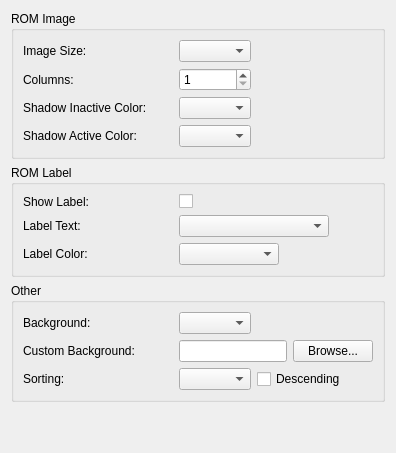
     <widget class="QWidget" name="gridViewWidget">
      <attribute name="title">
       <string>Grid</string>
      </attribute>
      <layout class="QGridLayout" name="gridLayout_16">
       <item row="1" column="0">
        <widget class="QGroupBox" name="gridText">
         <property name="title">
          <string>ROM Label</string>
         </property>
         <layout class="QGridLayout" name="gridLayout_19">
          <item row="0" column="0">
           <layout class="QGridLayout" name="gridTextLayout" columnstretch="0,0" columnminimumwidth="150,0">
            <property name="sizeConstraint">
             <enum>QLayout::SetMinAndMaxSize</enum>
            </property>
            <item row="0" column="0">
             <widget class="QLabel" name="labelLabel">
              <property name="text">
               <string>Show Label:</string>
              </property>
             </widget>
            </item>
            <item row="1" column="1">
             <widget class="QComboBox" name="labelTextBox">
              <property name="minimumSize">
               <size>
                <width>150</width>
                <height>0</height>
               </size>
              </property>
              <property name="maximumSize">
               <size>
                <width>150</width>
                <height>16777215</height>
               </size>
              </property>
             </widget>
            </item>
            <item row="1" column="0">
             <widget class="QLabel" name="labelTextLabel">
              <property name="text">
               <string>Label Text:</string>
              </property>
             </widget>
            </item>
            <item row="0" column="1">
             <widget class="QCheckBox" name="labelOption">
              <property name="text">
               <string/>
              </property>
             </widget>
            </item>
            <item row="2" column="0">
             <widget class="QLabel" name="labelColorLabel">
              <property name="text">
               <string>Label Color:</string>
              </property>
             </widget>
            </item>
            <item row="2" column="1">
             <widget class="QComboBox" name="labelColorBox">
              <property name="maximumSize">
               <size>
                <width>100</width>
                <height>16777215</height>
               </size>
              </property>
             </widget>
            </item>
           </layout>
          </item>
          <item row="0" column="1">
           <spacer name="gridHSpacer2">
            <property name="orientation">
             <enum>Qt::Horizontal</enum>
            </property>
            <property name="sizeHint" stdset="0">
             <size>
              <width>40</width>
              <height>20</height>
             </size>
            </property>
           </spacer>
          </item>
         </layout>
        </widget>
       </item>
       <item row="3" column="0">
        <spacer name="gridVSpacer">
         <property name="orientation">
          <enum>Qt::Vertical</enum>
         </property>
         <property name="sizeHint" stdset="0">
          <size>
           <width>20</width>
           <height>40</height>
          </size>
         </property>
        </spacer>
       </item>
       <item row="2" column="0">
        <widget class="QGroupBox" name="groupBox">
         <property name="title">
          <string>Other</string>
         </property>
         <layout class="QGridLayout" name="gridLayout_13">
          <item row="2" column="0">
           <layout class="QGridLayout" name="gridOtherLayout" columnstretch="0,1,1,0" columnminimumwidth="150,0,0,0">
            <item row="1" column="3">
             <widget class="QPushButton" name="backgroundButton">
              <property name="text">
               <string>Browse...</string>
              </property>
             </widget>
            </item>
            <item row="1" column="0">
             <widget class="QLabel" name="backgroundLabel">
              <property name="text">
               <string>Custom Background:</string>
              </property>
             </widget>
            </item>
            <item row="2" column="0">
             <widget class="QLabel" name="gridSortLabel">
              <property name="text">
               <string>Sorting:</string>
              </property>
             </widget>
            </item>
            <item row="1" column="1" colspan="2">
             <widget class="QLineEdit" name="backgroundPath"/>
            </item>
            <item row="2" column="2" colspan="2">
             <widget class="QCheckBox" name="gridDescendingOption">
              <property name="text">
               <string>Descending</string>
              </property>
             </widget>
            </item>
            <item row="2" column="1">
             <widget class="QComboBox" name="gridSortBox">
              <property name="maximumSize">
               <size>
                <width>150</width>
                <height>16777215</height>
               </size>
              </property>
             </widget>
            </item>
            <item row="0" column="0">
             <widget class="QLabel" name="bgThemeLabel">
              <property name="text">
               <string>Background:</string>
              </property>
             </widget>
            </item>
            <item row="0" column="1">
             <widget class="QComboBox" name="bgThemeBox"/>
            </item>
           </layout>
          </item>
         </layout>
        </widget>
       </item>
       <item row="0" column="0">
        <widget class="QGroupBox" name="gridImage">
         <property name="title">
          <string>ROM Image</string>
         </property>
         <layout class="QGridLayout" name="gridLayout_17">
          <item row="0" column="1">
           <spacer name="gridHSpacer1">
            <property name="orientation">
             <enum>Qt::Horizontal</enum>
            </property>
            <property name="sizeHint" stdset="0">
             <size>
              <width>40</width>
              <height>20</height>
             </size>
            </property>
           </spacer>
          </item>
          <item row="0" column="0">
           <layout class="QGridLayout" name="gridImageLayout" rowstretch="0,0,0,0" columnstretch="0,0" columnminimumwidth="150,0">
            <property name="leftMargin">
             <number>0</number>
            </property>
            <property name="topMargin">
             <number>0</number>
            </property>
            <property name="rightMargin">
             <number>0</number>
            </property>
            <property name="bottomMargin">
             <number>0</number>
            </property>
            <item row="2" column="0">
             <widget class="QLabel" name="shadowInactiveLabel">
              <property name="text">
               <string>Shadow Inactive Color:</string>
              </property>
             </widget>
            </item>
            <item row="3" column="0">
             <widget class="QLabel" name="shadowActiveLabel">
              <property name="text">
               <string>Shadow Active Color:</string>
              </property>
             </widget>
            </item>
            <item row="1" column="0">
             <widget class="QLabel" name="columnCountLabel">
              <property name="text">
               <string>Columns:</string>
              </property>
             </widget>
            </item>
            <item row="0" column="0">
             <widget class="QLabel" name="gridSizeLabel">
              <property name="text">
               <string>Image Size:</string>
              </property>
             </widget>
            </item>
            <item row="3" column="1">
             <widget class="QComboBox" name="shadowActiveBox">
              <property name="maximumSize">
               <size>
                <width>100</width>
                <height>16777215</height>
               </size>
              </property>
             </widget>
            </item>
            <item row="1" column="1">
             <widget class="QSpinBox" name="columnCountBox">
              <property name="maximumSize">
               <size>
                <width>100</width>
                <height>16777215</height>
               </size>
              </property>
              <property name="minimum">
               <number>1</number>
              </property>
              <property name="maximum">
               <number>20</number>
              </property>
             </widget>
            </item>
            <item row="0" column="1">
             <widget class="QComboBox" name="gridSizeBox">
              <property name="maximumSize">
               <size>
                <width>100</width>
                <height>16777215</height>
               </size>
              </property>
              <property name="editable">
               <bool>false</bool>
              </property>
             </widget>
            </item>
            <item row="2" column="1">
             <widget class="QComboBox" name="shadowInactiveBox">
              <property name="maximumSize">
               <size>
                <width>100</width>
                <height>16777215</height>
               </size>
              </property>
             </widget>
            </item>
           </layout>
          </item>
         </layout>
        </widget>
       </item>
      </layout>
     </widget>
